Frame 1 (no input): blank canvas, image omitted
Frame 60 (the mouse pressed at the canvas centre just before this capture): blank canvas, image omitted
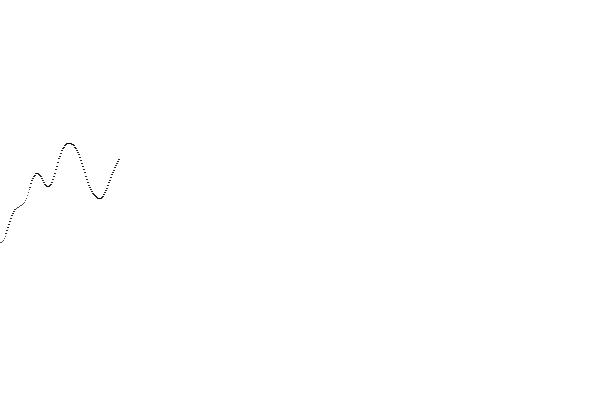
Frame 120 (the mouse held since frame 60 and released just before this capture)

The Processing sketch whose frames 1 and 60 were blank and that drew this single picture after the mouse press (run headless with seeded random() and noise(); from frame 60 on, the mouse is pressed at the canvas centre):

// Processing sketch: perlin_noise
// ── perlin_noise.pde
float x, y, t;

void setup(){
  size(600, 400);
  background(255);
  
  y = height / 2;
  t = 0;
}

void draw(){
  
  y = map(noise(t), 0, 1, 0, height);
  x = t / .01;
  
  fill(0);
  point(x, y);
  
  t += .01;
}
